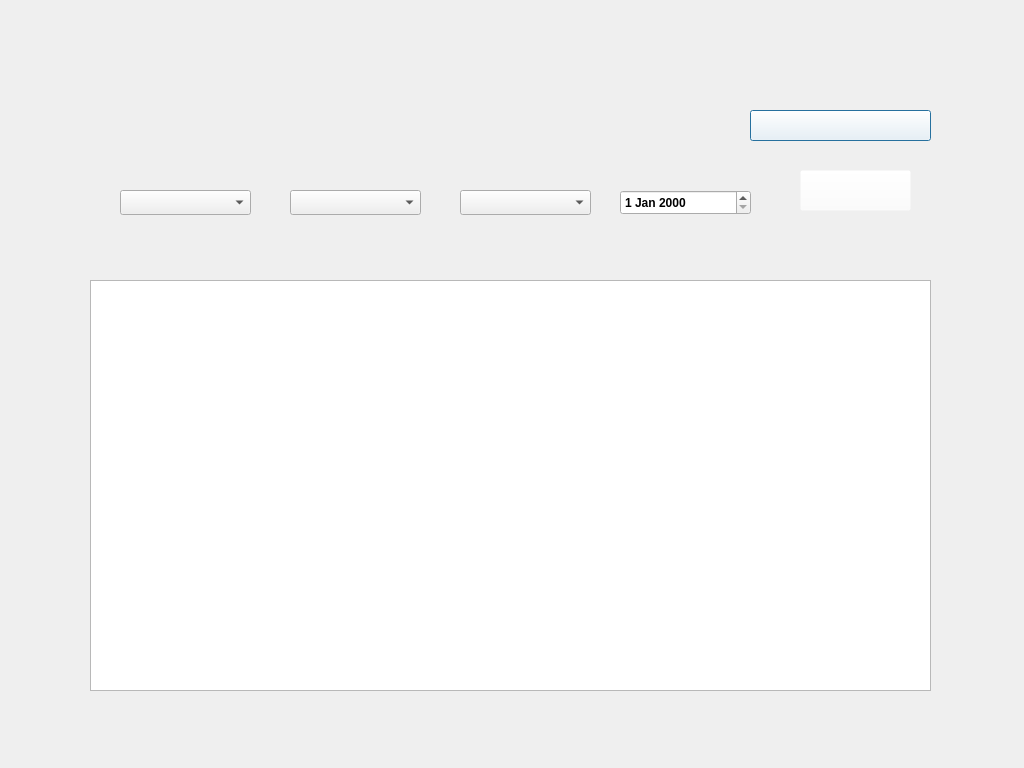
<?xml version="1.0" encoding="UTF-8"?>
<ui version="4.0">
 <class>selection</class>
 <widget class="QDialog" name="selection">
  <property name="geometry">
   <rect>
    <x>0</x>
    <y>0</y>
    <width>1024</width>
    <height>768</height>
   </rect>
  </property>
  <property name="windowTitle">
   <string/>
  </property>
  <property name="styleSheet">
   <string notr="true">#selection
{
	border-image: url(:/resources/resources/selection  bg.jpg) contain;
}</string>
  </property>
  <widget class="QTableView" name="bustable">
   <property name="geometry">
    <rect>
     <x>90</x>
     <y>280</y>
     <width>841</width>
     <height>411</height>
    </rect>
   </property>
   <property name="styleSheet">
    <string notr="true"/>
   </property>
  </widget>
  <widget class="QPushButton" name="logoutbutton">
   <property name="geometry">
    <rect>
     <x>750</x>
     <y>110</y>
     <width>181</width>
     <height>31</height>
    </rect>
   </property>
   <property name="styleSheet">
    <string notr="true">background-color: rgba(255, 255, 255, 0);</string>
   </property>
   <property name="text">
    <string/>
   </property>
  </widget>
  <widget class="QComboBox" name="fromcombo">
   <property name="geometry">
    <rect>
     <x>120</x>
     <y>190</y>
     <width>131</width>
     <height>25</height>
    </rect>
   </property>
   <property name="font">
    <font>
     <family>Arial</family>
     <pointsize>9</pointsize>
     <weight>75</weight>
     <bold>true</bold>
    </font>
   </property>
  </widget>
  <widget class="QComboBox" name="tocombo">
   <property name="geometry">
    <rect>
     <x>290</x>
     <y>190</y>
     <width>131</width>
     <height>25</height>
    </rect>
   </property>
   <property name="font">
    <font>
     <family>Arial</family>
     <pointsize>9</pointsize>
     <weight>75</weight>
     <bold>true</bold>
    </font>
   </property>
  </widget>
  <widget class="QComboBox" name="typecombo">
   <property name="geometry">
    <rect>
     <x>460</x>
     <y>190</y>
     <width>131</width>
     <height>25</height>
    </rect>
   </property>
   <property name="font">
    <font>
     <family>Arial</family>
     <pointsize>9</pointsize>
     <weight>75</weight>
     <bold>true</bold>
    </font>
   </property>
  </widget>
  <widget class="QDateEdit" name="dateset">
   <property name="geometry">
    <rect>
     <x>620</x>
     <y>190</y>
     <width>131</width>
     <height>25</height>
    </rect>
   </property>
   <property name="font">
    <font>
     <family>Arial</family>
     <pointsize>9</pointsize>
     <weight>75</weight>
     <bold>true</bold>
    </font>
   </property>
  </widget>
  <widget class="QPushButton" name="inputgo">
   <property name="geometry">
    <rect>
     <x>800</x>
     <y>170</y>
     <width>111</width>
     <height>41</height>
    </rect>
   </property>
   <property name="styleSheet">
    <string notr="true">background-color: rgba(255, 255, 255, 0);</string>
   </property>
   <property name="text">
    <string/>
   </property>
  </widget>
  <widget class="QLabel" name="pointshow">
   <property name="geometry">
    <rect>
     <x>847</x>
     <y>71</y>
     <width>71</width>
     <height>31</height>
    </rect>
   </property>
   <property name="palette">
    <palette>
     <active>
      <colorrole role="WindowText">
       <brush brushstyle="SolidPattern">
        <color alpha="255">
         <red>255</red>
         <green>255</green>
         <blue>255</blue>
        </color>
       </brush>
      </colorrole>
     </active>
     <inactive>
      <colorrole role="WindowText">
       <brush brushstyle="SolidPattern">
        <color alpha="255">
         <red>255</red>
         <green>255</green>
         <blue>255</blue>
        </color>
       </brush>
      </colorrole>
     </inactive>
     <disabled>
      <colorrole role="WindowText">
       <brush brushstyle="SolidPattern">
        <color alpha="255">
         <red>120</red>
         <green>120</green>
         <blue>120</blue>
        </color>
       </brush>
      </colorrole>
     </disabled>
    </palette>
   </property>
   <property name="font">
    <font>
     <pointsize>11</pointsize>
    </font>
   </property>
   <property name="text">
    <string/>
   </property>
  </widget>
  <widget class="QLabel" name="namelabel">
   <property name="geometry">
    <rect>
     <x>790</x>
     <y>42</y>
     <width>141</width>
     <height>31</height>
    </rect>
   </property>
   <property name="palette">
    <palette>
     <active>
      <colorrole role="WindowText">
       <brush brushstyle="SolidPattern">
        <color alpha="255">
         <red>255</red>
         <green>255</green>
         <blue>255</blue>
        </color>
       </brush>
      </colorrole>
     </active>
     <inactive>
      <colorrole role="WindowText">
       <brush brushstyle="SolidPattern">
        <color alpha="255">
         <red>255</red>
         <green>255</green>
         <blue>255</blue>
        </color>
       </brush>
      </colorrole>
     </inactive>
     <disabled>
      <colorrole role="WindowText">
       <brush brushstyle="SolidPattern">
        <color alpha="255">
         <red>120</red>
         <green>120</green>
         <blue>120</blue>
        </color>
       </brush>
      </colorrole>
     </disabled>
    </palette>
   </property>
   <property name="font">
    <font>
     <family>Bahnschrift</family>
     <pointsize>13</pointsize>
     <weight>75</weight>
     <bold>true</bold>
    </font>
   </property>
   <property name="styleSheet">
    <string notr="true"/>
   </property>
   <property name="text">
    <string/>
   </property>
  </widget>
 </widget>
 <resources/>
 <connections/>
</ui>
